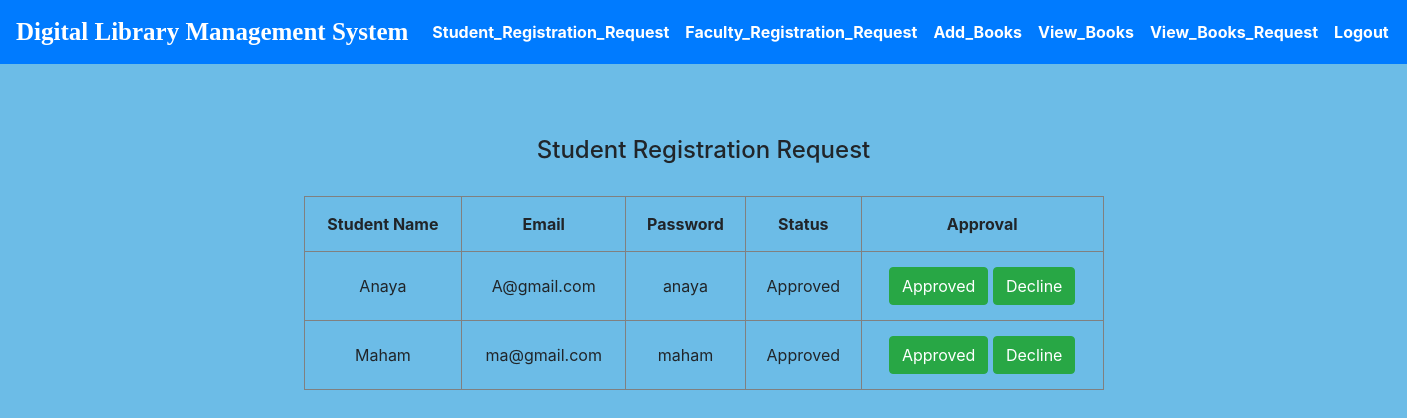
Screenshot of /LibrarianHomePage.php with the database file from the repository.
### tables this page shows
CREATE TABLE `userregistration` (
  `Id` int(100) NOT NULL,
  `Name` varchar(100) NOT NULL,
  `Email` varchar(100) NOT NULL,
  `Password` varchar(100) NOT NULL,
  `Status` varchar(100) NOT NULL
);

### LibrarianHomePage.php (the view, shortened to what this page needs)
<!DOCTYPE html>
<html>
<head>
    <link rel="stylesheet" href="https://maxcdn.bootstrapcdn.com/bootstrap/4.0.0/css/bootstrap.min.css">
</head>
<body  style="background-color:#6CBCE7">
    <?php include"header/librarianheader.php";?>
    <br>
    <center>
<br><br>
    <h4>Student Registration Request</h2>
        <br>
        <form method="post">
<table border="1"   cellpadding="15" cellspacing="20" style="text-align:center; width:800px">
        <tr >
            <th>Student Name</th>
            <th>Email</th>
            <th>Password</th>
            <th>Status</th>
            <th>Approval</th>
        </tr>
        <?php
include "connection.php";
$query="select * from userregistration";
$x= mysqli_query($con, $query);
while($row= mysqli_fetch_array($x))
{
        ?>
        <tr>
            <td><?php echo $row['Name']; ?></td>
            <td><?php echo $row['Email']; ?></td>
            <td><?php echo $row['Password']; ?></td>
            <td><?php echo $row['Status']; ?></td>
    <td><a class="btn btn-success" role="button" href="userapproval.php?id=<?php echo $row['Id']; ?>">Approved</a>
<a class="btn btn-success" role="button" href="userdecline.php?id=<?php echo $row['Id']; ?>">Decline</a>
    </td>
</tr>
</form>
<?php
}
?>
    </center>
</body>
</html>

### rows the page displays
userregistration: Name "Anaya", Email "A@gmail.com", Password "anaya", Status "Approved"
userregistration: Name "Maham", Email "ma@gmail.com", Password "maham", Status "Approved"
